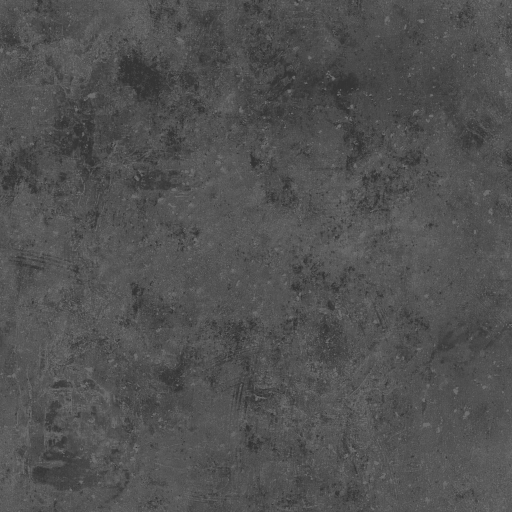
#> input picture tools/library/kit/maps/Concrete030-floor-rough.jpg, 1024 x 1024 px, given in place of Concrete030-floor-rough.png, which was not available (shown at 1/2 size)
$ python pair_views.py ../library/kit/maps/FLR-CARPET-OAT-photo.jpg ../library/kit/maps/Concrete030-floor-rough.jpg ../library/kit/maps/Concrete030-floor-rough.jpg ../library/kit/maps/Concrete030-floor-rough.jpg
#> lines starting #> are read from the running program, lines starting #| are printed output that depends on the picture
"""Side-by-side of real frames and model renders from the same camera (WORKFLOW G6).
    ~/splat/bin/python tools/blender/pair_views.py <render_dir> <frames_dir> <out.jpg> frame,frame,..."""
import sys, os
from PIL import Image, ImageDraw, ImageFont
rd, fd, out, frames = sys.argv[1], sys.argv[2], sys.argv[3], sys.argv[4].split(",")
f = ImageFont.truetype("/System/Library/Fonts/Helvetica.ttc", 18)
pairs = []
for fr in frames:
    m = Image.open(os.path.join(rd, fr.replace(".jpg", ".png"))).convert("RGB")
    r = Image.open(os.path.join(fd, fr)).convert("RGB").resize(m.size)
    p = Image.new("RGB", (m.width * 2 + 8, m.height + 30), (18, 18, 18)); p.paste(r, (0, 30)); p.paste(m, (m.width + 8, 30))
#> after `p = Image.new('RGB', (m.width * 2 + 8, m.height + 30), (18, 18, 18))`: p: PIL image 2056x1054 RGB; every value is 18
#> after `p.paste(r, (0, 30))`:
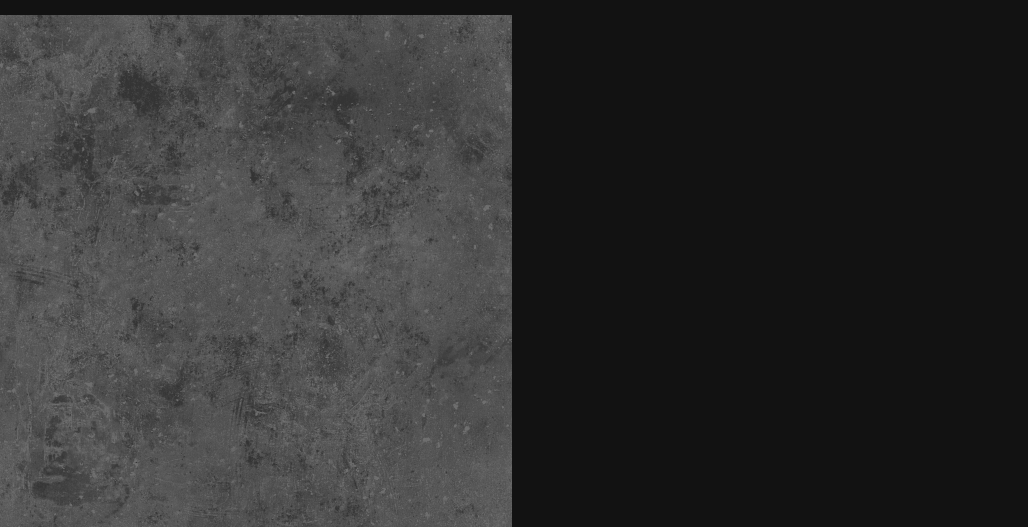
#> p: PIL image 2056x1054 RGB (shown at 1/2 size); min 18, max 119, mean 48.6
#> after `p.paste(m, (m.width + 8, 30))`:
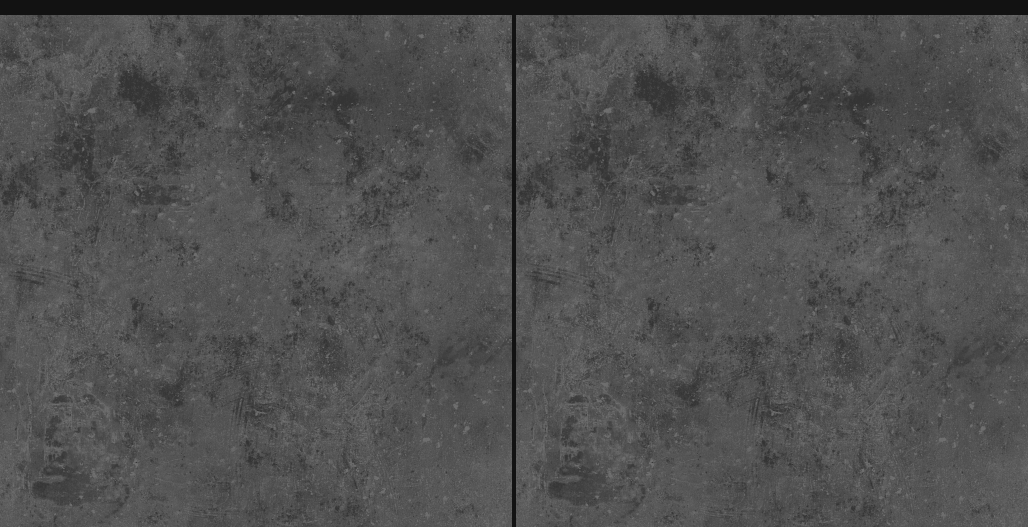
#> p: PIL image 2056x1054 RGB (shown at 1/2 size); min 18, max 119, mean 79.2
    ImageDraw.Draw(p).text((6, 5), f"{fr}: real | model (v2 mockup)", fill=(240, 240, 240), font=f); pairs.append(p)
cols = 3 if len(pairs) > 4 else 2; W = max(p.width for p in pairs); H = max(p.height for p in pairs)
#> after `cols = 3 if len(pairs) > 4 else 2`: cols = 2
#> after `W = max((p.width for p in pairs))`: W = 2056
#> after `H = max((p.height for p in pairs))`: H = 1054
sheet = Image.new("RGB", (cols * W, ((len(pairs) + cols - 1) // cols) * H), (10, 10, 10))
#> sheet: PIL image 4112x1054 RGB; every value is 10
for i, p in enumerate(pairs): sheet.paste(p, ((i % cols) * W, (i // cols) * H))
#> this loop made 1 pass
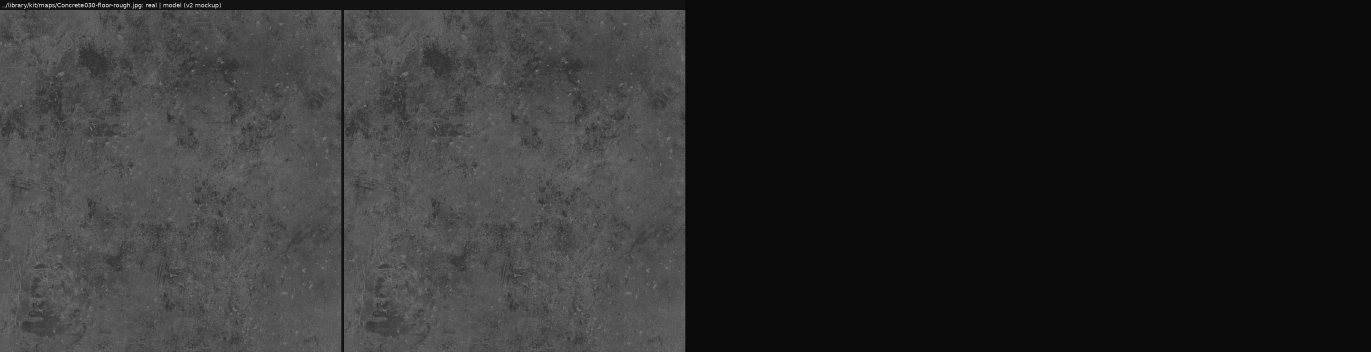
#> sheet: PIL image 4112x1054 RGB (shown at 1/3 size); min 10, max 240, mean 44.7
sheet.thumbnail((3000, 3000)); sheet.save(out, quality=88); print(out, sheet.size)
#| ../library/kit/maps/Concrete030-floor-rough.jpg (3000, 769)
